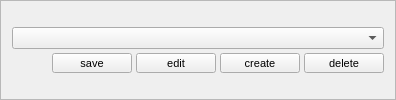
      <widget class="QFrame" name="frame">
       <property name="frameShape">
        <enum>QFrame::StyledPanel</enum>
       </property>
       <property name="frameShadow">
        <enum>QFrame::Plain</enum>
       </property>
       <layout class="QGridLayout" name="gridLayout_2">
        <item row="0" column="0">
         <layout class="QVBoxLayout" name="verticalLayout_33">
          <property name="spacing">
           <number>4</number>
          </property>
          <item>
           <widget class="QComboBox" name="agent_combo">
            <property name="styleSheet">
             <string notr="true">selection-background-color: @selectionbg;
background-color: rgb(221, 221, 221);
</string>
            </property>
            <property name="editable">
             <bool>false</bool>
            </property>
            <property name="frame">
             <bool>true</bool>
            </property>
           </widget>
          </item>
          <item>
           <layout class="QHBoxLayout" name="horizontalLayout_37">
            <item>
             <spacer name="horizontalSpacer_2">
              <property name="orientation">
               <enum>Qt::Horizontal</enum>
              </property>
              <property name="sizeHint" stdset="0">
               <size>
                <width>40</width>
                <height>20</height>
               </size>
              </property>
             </spacer>
            </item>
            <item>
             <widget class="QPushButton" name="pushButtonAgentsSave">
              <property name="minimumSize">
               <size>
                <width>0</width>
                <height>20</height>
               </size>
              </property>
              <property name="maximumSize">
               <size>
                <width>16777215</width>
                <height>20</height>
               </size>
              </property>
              <property name="font">
               <font>
                <pointsize>8</pointsize>
               </font>
              </property>
              <property name="styleSheet">
               <string notr="true">background-color: @color2; 
color: black;
</string>
              </property>
              <property name="text">
               <string>save</string>
              </property>
             </widget>
            </item>
            <item>
             <widget class="QPushButton" name="pushButtonAgentsEdit">
              <property name="minimumSize">
               <size>
                <width>0</width>
                <height>20</height>
               </size>
              </property>
              <property name="maximumSize">
               <size>
                <width>16777215</width>
                <height>20</height>
               </size>
              </property>
              <property name="font">
               <font>
                <pointsize>8</pointsize>
               </font>
              </property>
              <property name="styleSheet">
               <string notr="true">background-color: @color1; 
color: black;
</string>
              </property>
              <property name="text">
               <string>edit</string>
              </property>
             </widget>
            </item>
            <item>
             <widget class="QPushButton" name="pushButtonAgentsCreate">
              <property name="minimumSize">
               <size>
                <width>0</width>
                <height>20</height>
               </size>
              </property>
              <property name="maximumSize">
               <size>
                <width>16777215</width>
                <height>20</height>
               </size>
              </property>
              <property name="font">
               <font>
                <pointsize>8</pointsize>
               </font>
              </property>
              <property name="styleSheet">
               <string notr="true">background-color: @color2; 
color: black;
</string>
              </property>
              <property name="text">
               <string>create</string>
              </property>
             </widget>
            </item>
            <item>
             <widget class="QPushButton" name="pushButtonAgentsDelete">
              <property name="minimumSize">
               <size>
                <width>0</width>
                <height>20</height>
               </size>
              </property>
              <property name="maximumSize">
               <size>
                <width>16777215</width>
                <height>20</height>
               </size>
              </property>
              <property name="font">
               <font>
                <pointsize>8</pointsize>
               </font>
              </property>
              <property name="styleSheet">
               <string notr="true">background-color: @color3; 
color: black;</string>
              </property>
              <property name="text">
               <string>delete</string>
              </property>
             </widget>
            </item>
           </layout>
          </item>
         </layout>
        </item>
       </layout>
      </widget>
